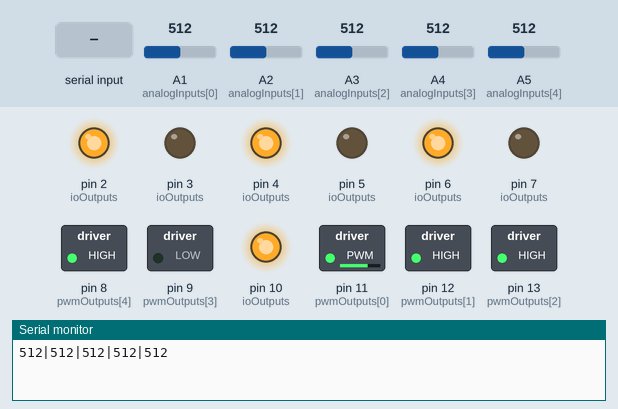
Recording of a sketch running on a simulated Arduino Uno, built with avr-gcc and run on an emulated ATmega328P. Parts: switched loads named in the sketch (green lamp = pin HIGH), output pins drawn as LEDs (lit = HIGH), the last lines printed to the serial monitor. The test bench sets the inputs (shaded band); at power-on: A1 (analogInputs[0]) = 512, A2 (analogInputs[1]) = 512, A3 (analogInputs[2]) = 512, A4 (analogInputs[3]) = 512, A5 (analogInputs[4]) = 512.

Above: at 1.2 s.
1.3 s: A1 (analogInputs[0]) set to 716
At 1.7 s:
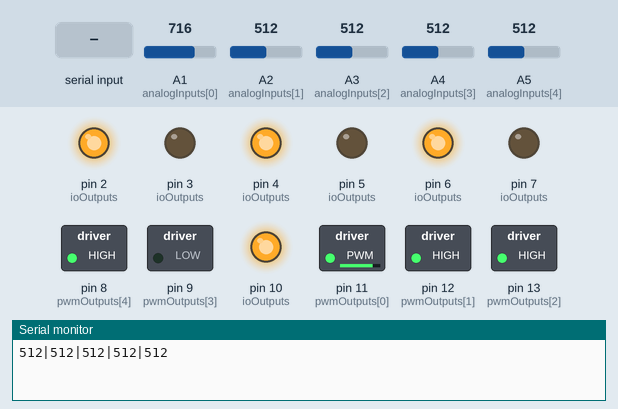
2.8 s: A2 (analogInputs[1]) set to 212
4.3 s: A2 (analogInputs[1]) set to 184
At 5.2 s:
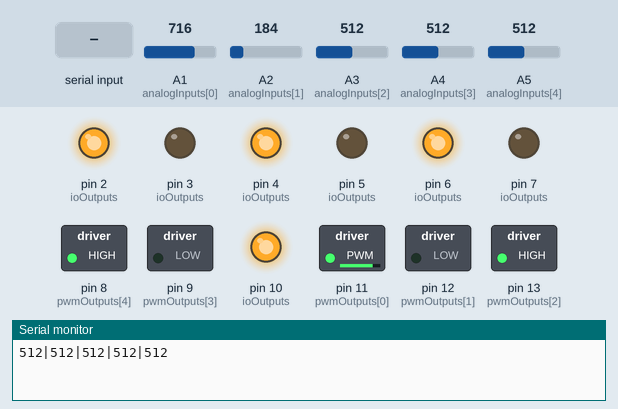
5.8 s: A3 (analogInputs[2]) set to 210
7.3 s: A3 (analogInputs[2]) set to 188
At 7.6 s:
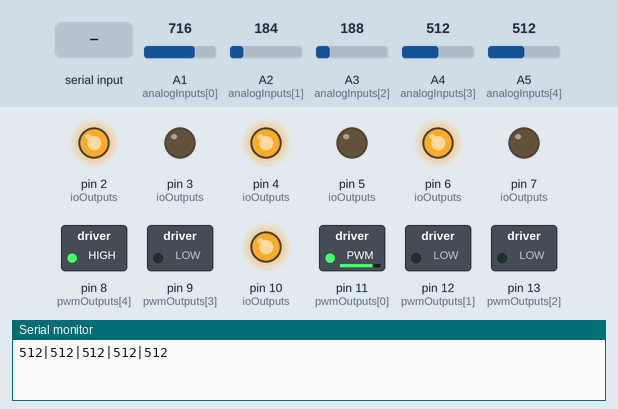
8.8 s: "90|45|200\n" received over Serial
At 10.0 s:
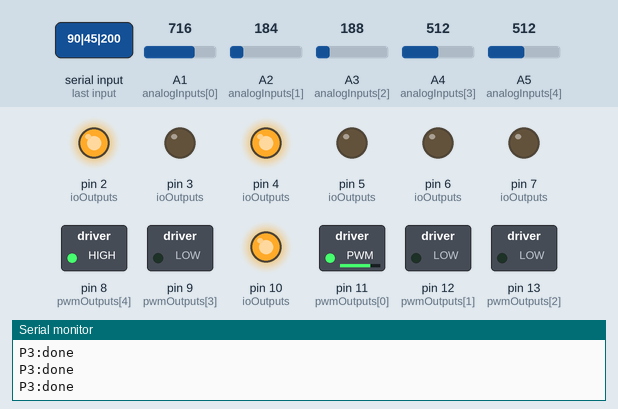
Timing chart, 0 to 11.3 s (numbered marks = the images above; inputs shaded):
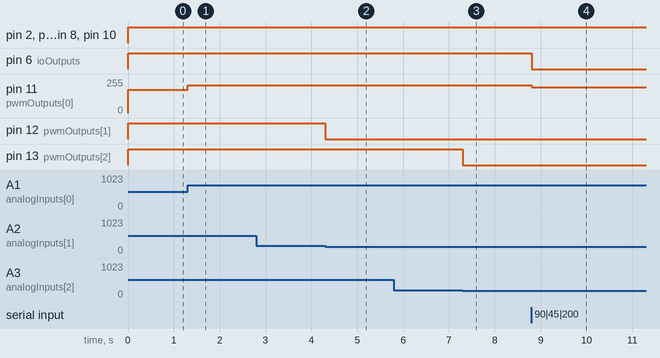

The sketch:

Motorized-Sliders-Prototype.ino
```cpp
const int NUM_SLIDERS = 5;
const int analogInputs[NUM_SLIDERS] = {A1, A2, A3, A4, A5};
const int ioOutputs[NUM_SLIDERS * 2] = {1, 2, 3, 4, 5, 6, 7, 8, 9, 10};
const int pwmOutputs[NUM_SLIDERS] = {11, 12, 13, 9, 8};  // PWM pins for motor speed control

int sliderValues[NUM_SLIDERS];
int newSliderValues[NUM_SLIDERS];
bool newValue = false;
int deadband = 20;  // Allow some tolerance to prevent jitter
int maxSpeed = 255; // Maximum PWM value (speed)

void setup() {
  for (int i = 0; i < NUM_SLIDERS; i++) {
    pinMode(analogInputs[i], INPUT);
    pinMode(pwmOutputs[i], OUTPUT);  // Initialize PWM pins for speed control
  }

  for (int i = 0; i < NUM_SLIDERS * 2; i++) {
    pinMode(ioOutputs[i], OUTPUT);  // Initialize motor direction control pins
  }

  Serial.begin(9600);
}

void loop() {
  updateSliderValues();
  sendSliderValues();
  receivedSliderValues();
  setSliderPosition();
  delay(10);
}

// Updates current value for every input
void updateSliderValues() {
  for (int i = 0; i < NUM_SLIDERS; i++) {
    sliderValues[i] = analogRead(analogInputs[i]);
  }
}

// Sends slider values via serial in the form of a string
void sendSliderValues() {
  String builtString = String("");

  for (int i = 0; i < NUM_SLIDERS; i++) {
    builtString += String((int)sliderValues[i]);

    if (i < NUM_SLIDERS - 1) {
      builtString += String("|");
    }
  }
  if (newValue == false) {
    Serial.println(builtString);
  }
}

void receivedSliderValues() {
  while (Serial.available() > 0) {
    String receivedString = Serial.readStringUntil('\n');
    char* token = strtok(const_cast<char*>(receivedString.c_str()), "|");

    for (int i = 0; token != NULL && i < NUM_SLIDERS; i++) {
      newSliderValues[i] = atoi(token);
      token = strtok(NULL, "|");
    }
  }
}

// Set the motor to adjust slider position
void setSliderPosition() {
  for (int i = 0; i < NUM_SLIDERS; i++) {
    int diff = sliderValues[i] - newSliderValues[i];  // Calculate difference

    // If the difference exceeds the deadband, move the motor
    if (abs(diff) > deadband) {
      newValue = true;  // Mark that a new value is being processed

      int motorSpeed = map(abs(diff), deadband, 1023, 100, maxSpeed);  // Map difference to speed

      // Ensure motorSpeed is within valid PWM range
      motorSpeed = constrain(motorSpeed, 0, maxSpeed);

      if (sliderValues[i] < newSliderValues[i]) {
        // Move motor UP
        digitalWrite(ioOutputs[i * 2], HIGH);   // Set direction
        digitalWrite(ioOutputs[i * 2 + 1], LOW);
        analogWrite(pwmOutputs[i], motorSpeed);  // Adjust speed with PWM
      } else {
        // Move motor DOWN
        digitalWrite(ioOutputs[i * 2], LOW);   // Set direction
        digitalWrite(ioOutputs[i * 2 + 1], HIGH);
        analogWrite(pwmOutputs[i], motorSpeed);  // Adjust speed with PWM
      }
    } else {
      // Motor is in position, stop it
      digitalWrite(ioOutputs[i * 2], LOW);  // Turn off motor
      digitalWrite(ioOutputs[i * 2 + 1], LOW);
      analogWrite(pwmOutputs[i], 0);  // Set speed to 0 (stop motor)

      // Send acknowledgment to C# that the motor has reached its target position
      if (newValue == true) {
        Serial.print("P");
        Serial.print(i + 1);
        Serial.println(":done");  // Format as P1:done, P2:done, etc.
        newValue = false;
      }
    }
  }
}
```

Measured:
- the behaviour switches between 202 and 201 on A2 (analogInputs[1]) (found by bisection; images 1 and 2)
- the behaviour switches between 202 and 201 on A3 (analogInputs[2]) (found by bisection; images 2 and 3)
- after the input at 1.3 s, pin 11 (pwmOutputs[0]): 176/255 → 207/255 at once
- after the input at 2.8 s, every drawn part: stays the same
- after the input at 4.3 s, pin 12 (pwmOutputs[1]): HIGH → LOW at once
- after the input at 5.8 s, every drawn part: stays the same
- after the input at 7.3 s, pin 13 (pwmOutputs[2]): HIGH → LOW at once
- after the input at 8.8 s, pin 6 (ioOutputs): HIGH → LOW at once; pin 11 (pwmOutputs[0]): 207/255 → 193/255 at once
